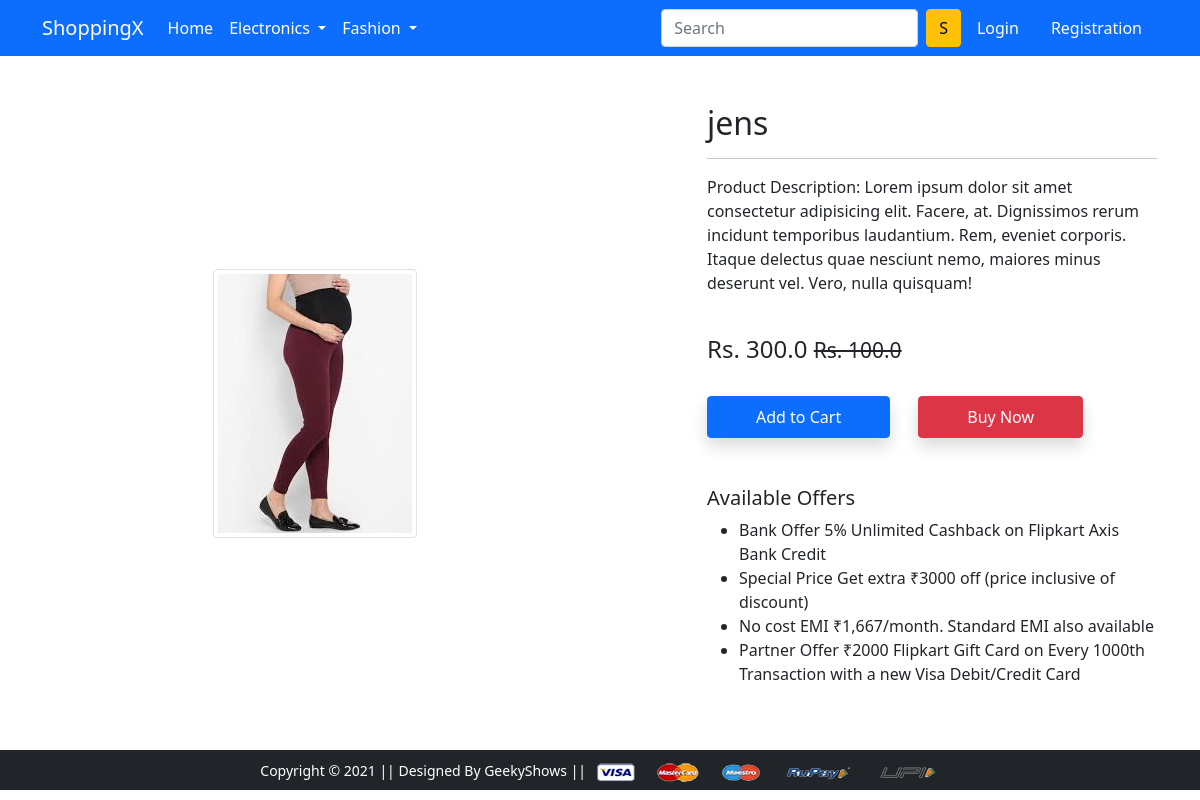
Screenshot of /product-detail/1 with the database file from the repository.
### app/models.py (models this page shows, shortened)
class Product(models.Model):
 title = models.CharField(max_length=100)
 selling_price = models.FloatField()
 discounted_price = models.FloatField()
 description = models.TextField()
 brand = models.CharField(max_length=100)
 category = models.CharField( choices=CATEGORY_CHOICES, max_length=2)
 product_image = models.ImageField(upload_to='productimg')

### app/views.py (the view)
# urls.py: path('product-detail/<int:pro_id>', views.product_detail, name='product-detail'),
def product_detail(request,pro_id):
    pro_detail=Product.objects.get(id=pro_id)
    return render(request,'app/productdetail.html',{'p_detail':pro_detail})

### app/templates/app/productdetail.html (shortened to what this page needs)
{% extends 'app/base.html' %}
{% load static %}
{% block main-content %}
<div class="container my-5">
 <div class="row">
  <div class="col-sm-6 text-center align-self-center">
   <img src="{{p_detail.product_image.url}}" alt="" class="img-fluid img-thumbnail">
  </div>
  <div class="col-sm-5 offset-sm-1">
   <h2>{{p_detail.title}}</h2>
   <hr>
   <p>Product Description: Lorem ipsum dolor sit amet consectetur adipisicing elit. Facere, at. Dignissimos rerum incidunt temporibus laudantium. Rem, eveniet corporis. Itaque delectus quae nesciunt nemo, maiores minus deserunt vel. Vero, nulla quisquam!</p> <br>
   <h4>Rs. {{p_detail.selling_price}} <small class="fw-light text-decoration-line-through">Rs. {{p_detail.discounted_price}}</small></h4> <br>
   <form action="/add-to-cart"  class="d-inline">
    <button type="submit" class="btn btn-primary shadow px-5 py-2">Add to Cart</button>
    </form>
   <a href="{% url 'buy-now' %}" class="btn btn-danger shadow px-5 py-2 ms-4">Buy Now</a>
   <h5 class="mt-5">Available Offers</h5>
   <ul>
    <li>Bank Offer 5% Unlimited Cashback on Flipkart Axis Bank Credit</li>
    <li>Special Price Get extra ₹3000 off (price inclusive of discount)</li>
    <li>No cost EMI ₹1,667/month. Standard EMI also available</li>
    <li>Partner Offer ₹2000 Flipkart Gift Card on Every 1000th Transaction with a new Visa Debit/Credit Card</li>
   </ul>
  </div>
 </div>
</div>
{% endblock main-content %}

### rows the page displays
Product: product_image (picture), title "jens", selling_price "300.0", discounted_price "100.0"
